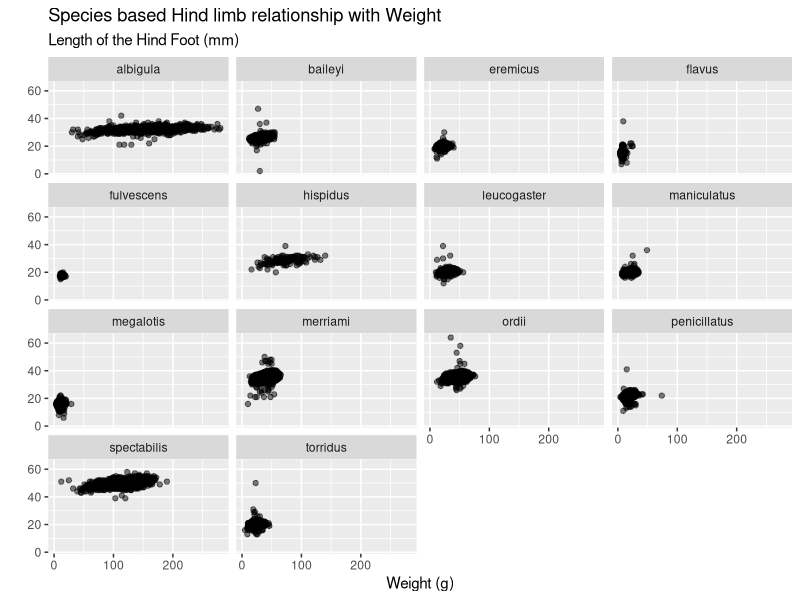
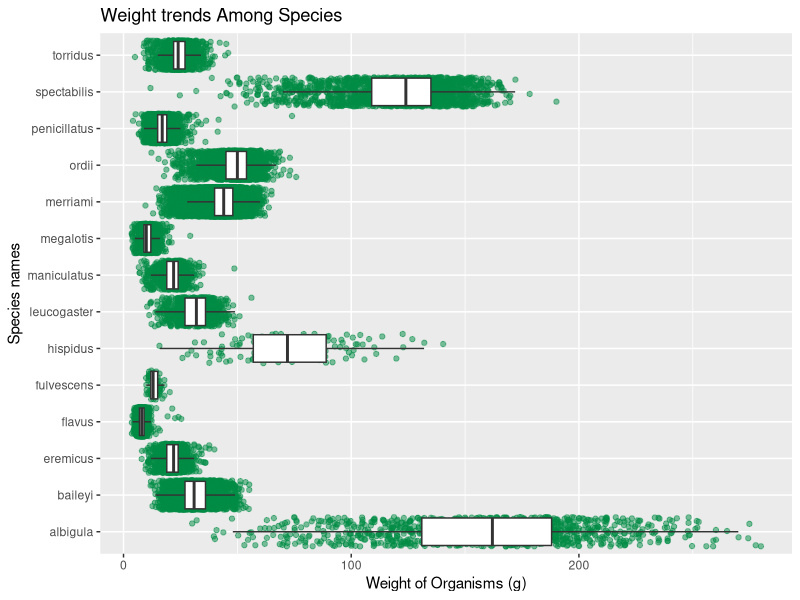
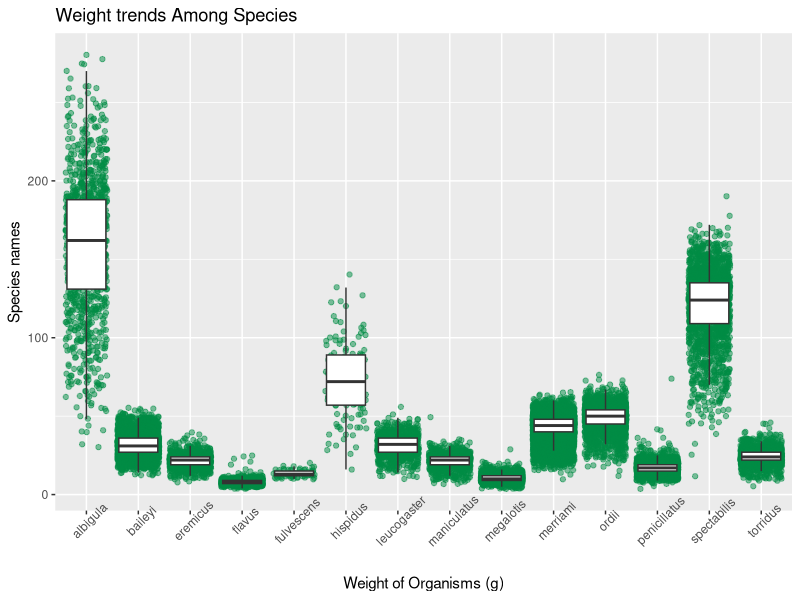

Write the R code that produced these figures, in order.
## ---- chunk 1
#| label: setup
#| include: false
library(tidyverse)
## ---- chunk 2
#| label: load-data

surveys <- read_csv("data/surveys.csv")
glimpse(surveys)
## ---- chunk 3
#| label: scatterplot_weight_hindfootlength

ggplot(data = surveys,
       mapping = aes(x= weight, y= hindfoot_length)) +
  geom_point(alpha= 0.5)+
  facet_wrap(~species)+
  labs(x= "Weight (g)", y= " ", title= "Species based Hind limb relationship with Weight",subtitle = "Length of the Hind Foot (mm)")

## ---- chunk 4
#| label: boxplot

ggplot(data = surveys, aes(x= weight, y= species))+
  geom_jitter(color = "springgreen4",alpha = 0.5 )+
  geom_boxplot(outliers = FALSE)+
  labs(x= "Weight of Organisms (g)", y= "Species names", title= "Weight trends Among Species")


## ---- chunk 5
#| label: rotated-boxplot
ggplot(data = surveys, aes(y= weight, x= species))+
  geom_jitter(color = "springgreen4",alpha = 0.5 )+
  geom_boxplot(outliers = FALSE, orientation = "x")+
  theme(axis.text.x = element_text(angle = 45))+
  labs(x= "Weight of Organisms (g)", y= "Species names", title= "Weight trends Among Species")

